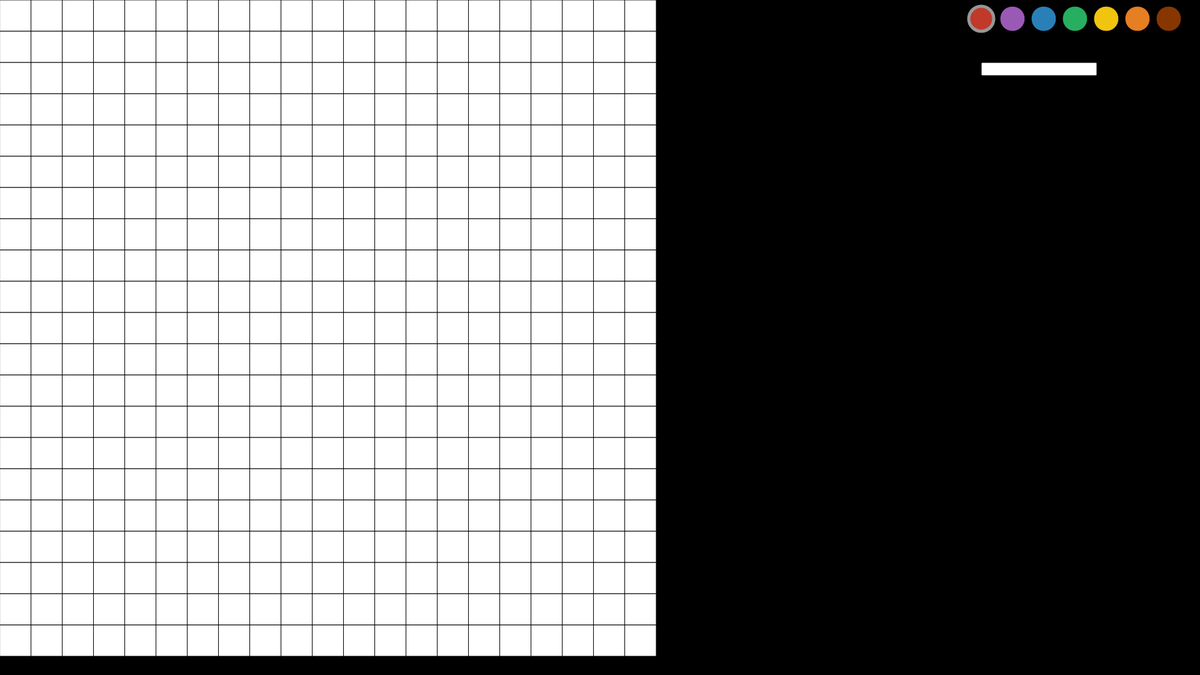
Frame 1 (no input)
Frame 60 (no input): identical to frame 1, image omitted
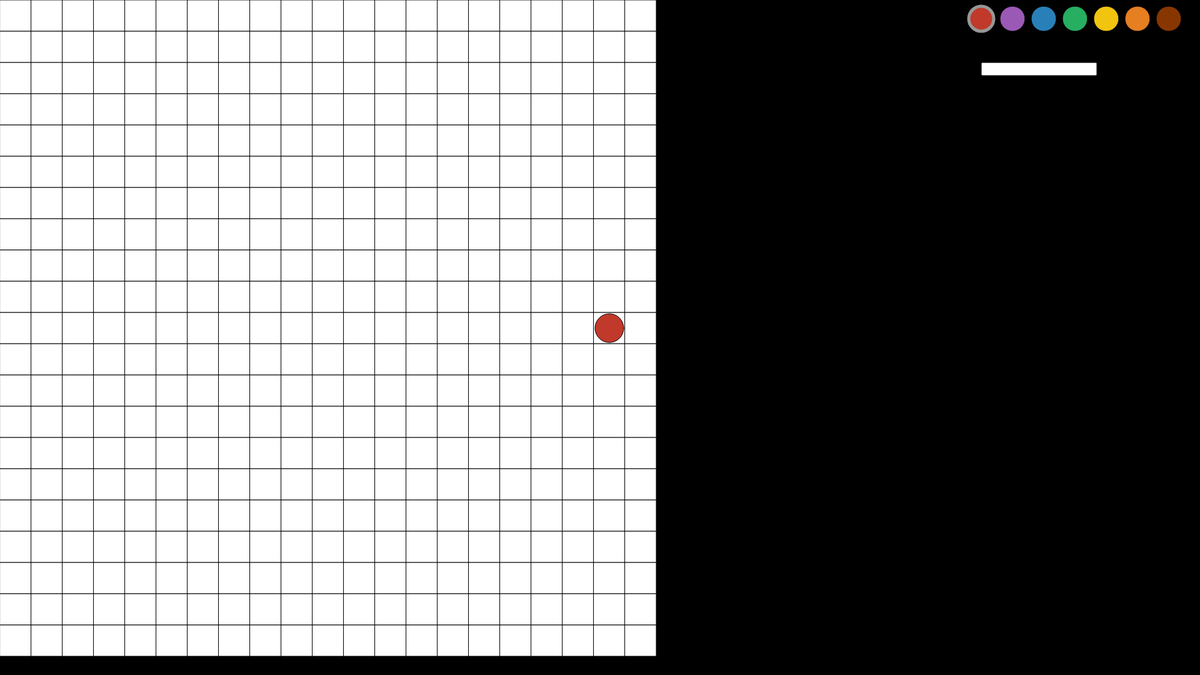
Frame 120 (the mouse pressed at the canvas centre since frame 60)

The p5.js sketch that drew these frames (run headless with seeded random() and noise() and a simulated clock; from frame 60 on, the mouse is pressed at the canvas centre):

// p5.js sketch
// ── sketch.js
var grid;
var rows;
var cols;
var w = 50;
var menuWidth = 350;

var input;

var colors;
var colorChoices;

function make2DArray(cols, rows) {
    var arr = new Array(cols);
    for (var i = 0; i < arr.length; i++) {
        arr[i] = new Array(rows);
    }
    return arr;
}

function setupColorChoices() {
    colors = [color(192, 57, 43), color(155, 89, 182),
             color(41, 128, 185), color(39, 174, 96), color(241, 196, 15), color(230, 126, 34), color(135, 54, 0)];

    var spacing = 10;
    var totalSpacing = spacing * colors.length;
    var remaining = menuWidth - totalSpacing;
    var boxWidth = remaining / colors.length;

    var x = width - menuWidth;
    var y = boxWidth / 2 + spacing;

    var arr = [];

    for (var i = 0; i < colors.length; i++) {
        arr.push(new ColorChoice(x, y, boxWidth, colors[i]));
        x += boxWidth + spacing;
    }
    arr[0].chosen = true;

    return arr;
}

function setup() {
    createCanvas(1920, 1080);
    cols = floor(height / w);
    rows = floor(height / w);
    grid = make2DArray(cols, rows);
    colorChoices = setupColorChoices();

    input = createInput();
    input.position(width - menuWidth, 100);

    for (var i = 0; i < cols; i++) {
        for (var j = 0; j < rows; j++) {
            grid[i][j] = new Cell(i * w, j * w, w);
        }
    }
}

function draw() {
    background(0);

    for (var i = 0; i < cols; i++) {
        for (var j = 0; j < rows; j++) {
            grid[i][j].show();
        }
    }

    for (var i = 0; i < colorChoices.length; i++) {
        colorChoices[i].show();
    }
}


function mousePressed() {
    for (var i = 0; i < cols; i++) {
        for (var j = 0; j < rows; j++) {
            if (grid[i][j].contains(mouseX, mouseY)) {
                grid[i][j].occupants.push(new Occupant(getChosenColor()));
            }
        }
    }

    for (var i = 0; i < colorChoices.length; i++) {
        if (colorChoices[i].contains(mouseX, mouseY)) {
            for (var j = 0; j < colorChoices.length; j++) {
                colorChoices[j].chosen = false;
            }
            colorChoices[i].chosen = true;
        }
    }

}

function getChosenColor() {
    for (var i = 0; i < colorChoices.length; i++) {
        if (colorChoices[i].chosen) {
            return colorChoices[i].color;
        }
    }
    return color(151);
}

// ── cell.js
function Cell(x, y, w) {
    this.occupied = false;
    this.occupants = [];
    this.x = x;
    this.y = y;
    this.w = w;


}

var cellPlacement;

Cell.prototype.show = function () {
    stroke(0);
    fill(255);
    rect(this.x, this.y, this.w, this.w);

    if (this.occupants.length > 0) {
        if (this.occupants.length == 1) {
            this.occupants[0].show(this.x + this.w / 2, this.y + this.w / 2, this.w - 4);
        } else {
            this.cellPlacement = initCellPlacement(this.x, this.y, this.w);
            for (var i = 0; i < this.occupants.length; i++) {
                this.occupants[i].show(this.cellPlacement[i].x, this.cellPlacement[i].y, this.w / 2);
            }
        }
    }
}

Cell.prototype.contains = function (x, y) {
    return (x > this.x && x < this.x + this.w &&
        y > this.y && y < this.y + this.w);
}

initCellPlacement = function (x, y, w) {
    var arr = [];
    arr[0] = createVector(x + w * 0.25, y + w * 0.25);
    arr[1] = createVector(x + w * 0.75, y + w * 0.75);
    arr[2] = createVector(x + w * 0.75, y + w * 0.25);
    arr[3] = createVector(x + w * 0.25, y + w * 0.75);
    return arr;
}

// ── colorchoice.js
function ColorChoice(x, y, d, color) {
    this.x = x;
    this.y = y;
    this.d = d;
    this.color = color;
    this.chosen = false;
}

ColorChoice.prototype.show = function () {
    if (this.chosen) {
        stroke(151);
        strokeWeight(5);
    }

    fill(this.color);
    ellipse(this.x, this.y, this.d);
    strokeWeight(1);
    stroke(0);
}

ColorChoice.prototype.contains = function (x, y) {
    return dist(this.x, this.y, x, y) < this.d / 2;
}

// ── occu.js
class BaseOccupant {
  constructor(x, y, w, col, shape, originI, originJ) {
    this.x = x;
    this.y = y;
    this.w = w;
    this.col = col;
    this.shape = shape;
    this.originI = originI;
    this.originJ = originJ;
    this.isHovering = false;
  }

  show() {
    noStroke();
    fill(this.col);
    switch (this.shape) {
      case "CIRCLE":
        ellipse(this.x, this.y, this.w);
        break;
      case "TRIANGLE":
        var p1x = this.x;
        var p1y = this.y - this.w / 2;
        var p2x = this.x + this.w / 2;
        var p2y = this.y + this.w / 2;
        var p3x = this.x - this.w / 2;
        var p3y = this.y + this.w / 2;
        triangle(p1x, p1y, p2x, p2y, p3x, p3y);
        textAlign(CENTER, TOP);
        break;
      case "SQUARE":
        rect(this.x - this.w / 2, this.y - this.w / 2, this.w, this.w);
        break;
      default:
        ellipse(this.x, this.y, this.w);
        break;
    }
  }
}

class OccupantWithLetter extends BaseOccupant {
  constructor(x, y, w, col, shape, originI, originJ, letter) {
    super(x, y, w, col, shape, originI, originJ);
    this.letter = letter;
    this.fontCol = this.determineFontColor();
    this.fontSize = this.determineFontSize();
  }

  determineFontColor() {
    // 143 - the magic number, så gul får mørk tekst
    if (((this.col.levels[0] + this.col.levels[1] + this.col.levels[2]) / 3) > 143) {
      return 32;
    } else {
      return 240;
    }
  }

  determineFontSize() {
    if (this.w > 30) {
      return 20;
    } else {
      return 12;
    }
  }

  show() {
    super.show();
    textAlign(CENTER, CENTER);
    fill(0);
    textSize(this.fontSize);
    fill(this.fontCol);
    text(this.letter, this.x, this.y);
  }

}

// ── occupant.js
function Occupant(color) {
    this.color = color;
}

Occupant.prototype.show = function (x, y, w) {
    fill(this.color);
    ellipse(x, y, w);
}

// ── shapechoice.js
function ShapeChoice(x, y, w, shape) {
    this.x = x;
    this.y = y;
    this.w = w;
    this.shape = shape;
    this.chosen = false;
}

ShapeChoice.prototype.show = function () {
    if (this.chosen) {
        stroke(151);
        strokeWeight(5);
    }

    fill(255);

    switch (this.shape) {
        case "CIRCLE":
            ellipse(this.x, this.y, this.w);
            break;
        case "TRIANGLE":
            var p1x = this.x;
            var p1y = this.y - this.w / 2;
            var p2x = this.x + this.w / 2;
            var p2y = this.y + this.w / 2;
            var p3x = this.x - this.w / 2;
            var p3y = this.y + this.w / 2;
            triangle(p1x, p1y, p2x, p2y, p3x, p3y);
            break;
        case "SQUARE":
            rect(this.x - this.w / 2, this.y - this.w / 2, this.w, this.w);
            break;
        default:
            ellipse(this.x, this.y, this.w);
            break;
    }
    strokeWeight(1);
    stroke(0);
}

ShapeChoice.prototype.contains = function (x, y) {
    return dist(this.x, this.y, x, y) < this.w / 2;
}
